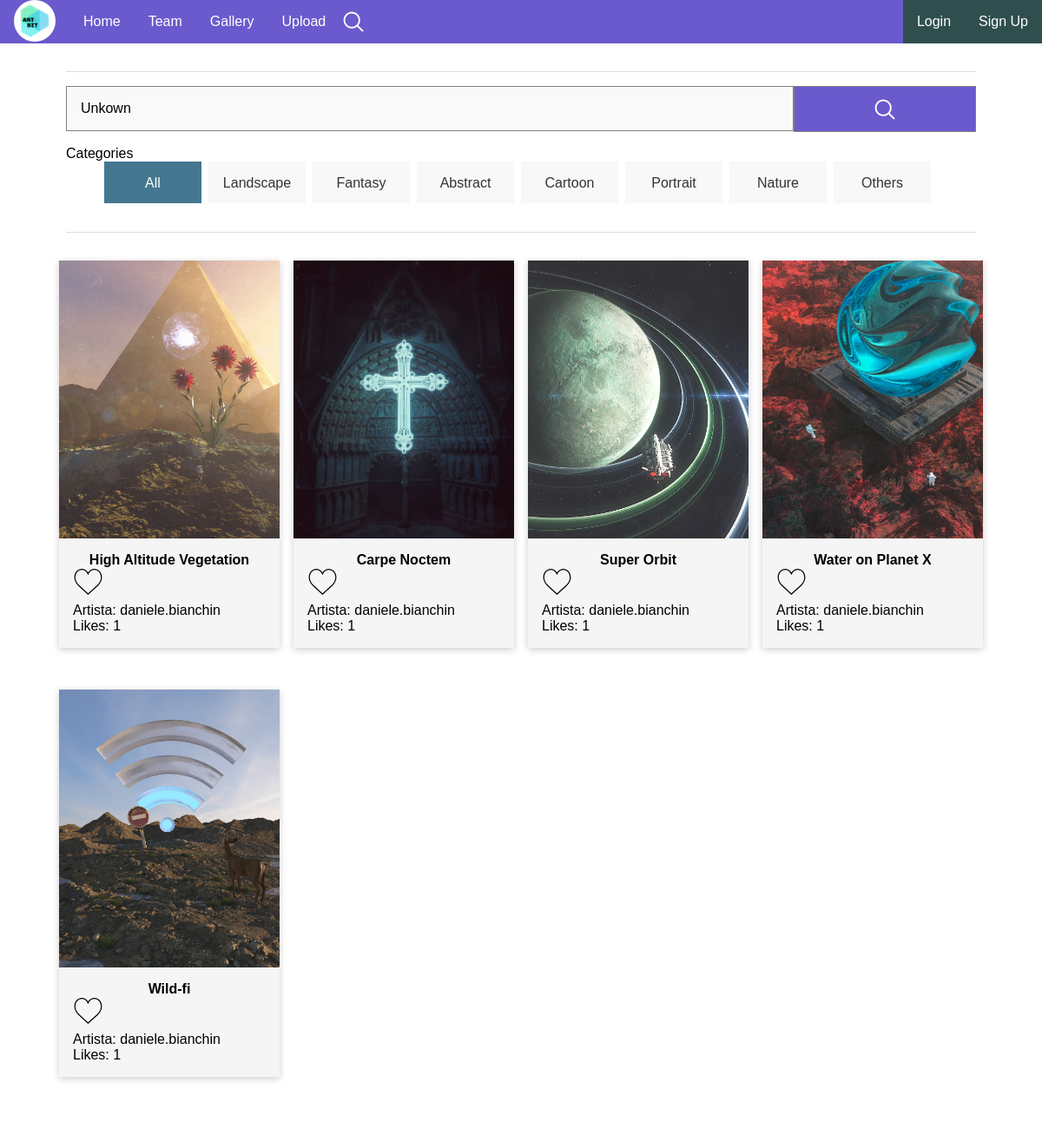
The app's page /gallery.php?gallerySearch=Unkown with its own data.
### tables this page shows
CREATE TABLE IF NOT EXISTS `opere` (
  `Nome` varchar(30) NOT NULL,
  `Descrizione` varchar(1000) DEFAULT NULL,
  `Data_upload` datetime NOT NULL,
  `Artista` varchar(30) NOT NULL,
  `Categoria` enum('Landscape','Fantasy','Abstract','Cartoon','Portrait','Nature','Others') NOT NULL,
  PRIMARY KEY (`Nome`,`Artista`),
  KEY `Artista` (`Artista`)
);

### DbConnector.php (called while the page is built, shortened)
<?php
class DbConnector {
	private $db;
	public function openDBConnection() {
		$this->db = new mysqli(static::HOST, static::USER, static::PWD, static::DBNAME);
		if($this->db->connect_error)
		{
			$this->connected =false;
			$this->connectionErro='Err n. '.$this->db->connect_errno." - ".$this->db->connect_error;
			return false;
		}else
		$this->connected= true;
		$this->db->set_charset('utf8');
		return true;
	}
	public function doQuery($q){
		$result = $this->db->query($q);
		return $result;
	}
}
?>

### functions.php (the view, shortened to what this page needs)
<?php
    require_once "DbConnector.php";
    function is_session_started()
    {
        if ( php_sapi_name() !== 'cli' ) {
            if ( version_compare(phpversion(), '5.4.0', '>=') ) {
                return session_status() === PHP_SESSION_ACTIVE ? TRUE : FALSE;
            } else {
                return session_id() === '' ? FALSE : TRUE;
            }
        }
        return FALSE;
    }
    function insertImageInGallery($artista,$nomeImmagine){
        if ( is_session_started() === FALSE || (!isset($_SESSION['Username']))){
            $isLiked = false;
        }else if(isset($_SESSION['Username'])){
            $isLiked = boolImageLiked($artista,$_SESSION['Username'],$nomeImmagine);
        }
        echo '<li>';
        echo     '<div class="galleryFigureWrapper" id="wrapper_'.$artista.'-'.$nomeImmagine.'">';
        echo '      <div class="image-div"></div>';
        echo '      <div class="galleryCaption">';
        echo '              <h2>'.$nomeImmagine.'</h2>';
        if($isLiked == true){
            echo '              <div class="like-btn like-btn-added" onclick="btnLikeOnClick(this)" id="'.$artista.'_'.$nomeImmagine.'"></div>';
        }else{
            echo '              <div class="like-btn" onclick="btnLikeOnClick(this)" id="'.$artista.'_'.$nomeImmagine.'"></div>';
        }
        echo '          <p class="margin-top-2-5-em">Artista: '.$artista.'</p>';
        echo '          <p id="Likes_'.$artista.'-'.$nomeImmagine.'">Likes: '.getLikesByItem($artista,$nomeImmagine).'</p>';
        echo '      </div>';
        echo '   </div>';
        echo '</li>';
    }
    function printGalleryItems($result){
        $j=1;
        $boolChiudi = False;
        for ($i = 0; $i < $result->num_rows; $i++) {
            if($i%8 == 0){
                if($boolChiudi == FALSE){
                    echo "<div id='galImgDiv".$j."'>";
                    $j++;
                    $boolChiudi = TRUE;
                }else{
                    echo "</div>";
                    echo "<div id='galImgDiv".$j."'>";
                    $j++;
                    $boolChiudi = FALSE;
                }
            }
            $row = $result->fetch_assoc();
            insertImageInGallery($row['Artista'],$row['Nome']);
        }
        if($boolChiudi == TRUE && ($i%($result->num_rows)!= 1)){
            echo "</div>";
        }
        return $j;
    }
    function getLikesByItem($artista, $nomeImmagine){
        $myDb= new DbConnector();
        $myDb->openDBConnection();
        if($myDb->connected){
            $qrStr= "SELECT COUNT(Opera) as Likes FROM likes WHERE Creatore='".$artista."' AND Opera='".$nomeImmagine."'";
            $result = $myDb->doQuery($qrStr);
            if($result && $result->num_rows == 1){
                if($result && $result->num_rows == 1){
                    $row = $result->fetch_assoc();
                    return $row['Likes'];
                }
            }
        }
        else
            echo "Connection Error";
    }
?>

### Style/style.css (style rules this page uses)
* { box-sizing: border-box; font-family: Arial, Helvetica, sans-serif; margin: 0; padding: 0; font-size: 1.0em; }
.galleryBoard .galleryFigureWrapper { background: whitesmoke; margin: 0 0 3em; box-shadow: 0em 0.1em 0.5em rgba(0,0,0,0.2); position: relative; }
.galleryBoard .galleryCaption { padding: 1em; }
.like-btn { cursor: pointer; width: 2.2em; float: left; height: 2.0em; z-index: 1; background: url(../Images/like.svg) no-repeat; background-size: 100% 100%; }
.image-div { background-size: cover; height: 20em; }
.gallery .galleryBoard .galleryCaption h2 { text-align: center; font-size: 1em; font-weight: 600; }
.margin-top-2-5-em { margin-top: 2.5em; }
.galleryBoard li { list-style-type: none; float: left; padding-left: 0.5em; padding-right: 0.5em; box-sizing: border-box; }
@media screen and (min-width:400px) { .galleryBoard li { width: 50%; } }
@media screen and (min-width:400px) { .galleryBoard li:nth-of-type(2n+1) { clear: left; } }
@media screen and (min-width: 768px) { .galleryBoard li { width: 33.3333%; } }
@media screen and (min-width: 768px) { .galleryBoard li:nth-of-type(2n+1) { clear: none; } }
@media screen and (min-width: 768px) { .galleryBoard li:nth-of-type(3n+1) { clear: left; } }
@media screen and (min-width: 1024px) { .galleryBoard li { width: 25%; } }
@media screen and (min-width: 1024px) { .galleryBoard li:nth-of-type(3n+1) { clear: none; } }
@media screen and (min-width: 1024px) { .galleryBoard li:nth-of-type(4n+1) { clear: left; } }

### records on screen
opere: Nome "High Altitude Vegetation", Artista "daniele.bianchin", nomeImmagine "1"
opere: Nome "Carpe Noctem", Artista "daniele.bianchin", nomeImmagine "1"
opere: Nome "Super Orbit", Artista "daniele.bianchin", nomeImmagine "1"
opere: Nome "Water on Planet X", Artista "daniele.bianchin", nomeImmagine "1"
opere: Nome "Wild-fi", Artista "daniele.bianchin", nomeImmagine "1"
